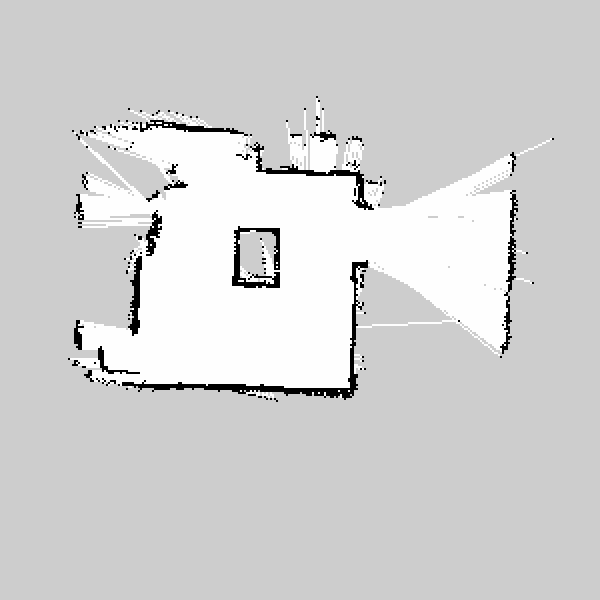
#> input picture scaled_map.pgm, 600 x 600 px
$ jupyter execute --allow-errors ParticleFilter.ipynb   (shell and % lines are left out)
#> lines starting #> are read from the running program, lines starting #| are printed output that depends on the picture; after the words box and inside, x2 and y2 are one past the last pixel; in counts of white or black regions, pixels touching at a corner belong together
### inspercles.py
# coding: utf-8
from random import randint, choice
import time
import matplotlib.pyplot as plt
import matplotlib.patches as mpatches
import numpy as np
import math
import random
from pf import Particle
from nav_msgs.msg import OccupancyGrid
from occupancy_field import OccupancyField
from helper_functions import angle_normalize, angle_diff

particle_size = 7

# [5 lines left out: function convert_to_figure, not called in this run]


def nb_draw_map(mapa_numpy, particles = None, initial_position=False, pose=False, robot=False):
    """
        particles - um conjunto de partículas definidas como objetos do tipo partícula

        initial_position - cor para desenhar a posição inicial do robo

        pose - pose do robo

        robot - booleano que determina se o robô é desenhado como um círculo ou não
    """
    fig, ax = plt.subplots(figsize=(10,10))
    ax.set(xlim=[0, width], ylim=[0, height]) # Or use "ax.axis([x0,x1,y0,y1])"

    fig.canvas.draw()

    #def update():

    plt.imshow(mapa_numpy, cmap='Greys_r')
    if initial_position:
        draw_initial_pose(initial_pose,ax)
    if particles:
        nb_draw_particle_cloud(particles, ax)
    if pose:
        nb_draw_arrow(pose[0], pose[1], pose[2], ax, color='g', width=2, headwidth=6, headlength=6)
    if robot:
        nb_draw_robot(pose, ax, radius=robot_radius)

    return ax # Retornamos o contexto grafico caso queiram fazer algo depois


def draw_initial_pose(pose_xytheta, ax):
    """
        Metodo que desenha a pose inicial
        pose - um array que contem x, y e theta da pose inicial
        ax - um objeto do matplotlib
    """
    x = pose_xytheta[0]
    y = pose_xytheta[1]
    theta = pose_xytheta[2]
    l = 15
    #end_x = x + deltax
    #end_y = y + deltay
    nb_draw_arrow(x, y, theta, ax, l=l, color='r', width=2, headwidth=6, headlength=6)

def nb_draw_arrow(x, y, theta, ax, l = 15, color='y', headwidth=3.0, headlength=3, width=0.001):
    """
        Desenha uma seta na posição x, y com um ângulo theta
        ax é o contexto gráfico

    """
    deltax = l*math.cos(theta)
    deltay = l*math.sin(theta)
    ax.arrow(x, y, deltax, deltay, head_width=headwidth, head_length=headlength, fc=color,  ec=color, width=width)

# [8 lines left out: function nb_draw_particle_cloud, not called in this run]

def normalize_particles(particle_cloud):
    #
    #global particle_cloud
    w_sum = 0
    for p in particle_cloud:
        w_sum+=p.w
    for p in particle_cloud:
        p.normalize(w_sum)

def update_robot_pose(particle_cloud, W):
    """
        O objetivo deste item é fornecer uma estimativa da pose do robo

        Pode-se escolher como isto é feito.

        Por exemplo:
            Usar a média de todas as partículas
            Usar as partículas mais provaveis
    """
    robot_pose = [0, 0, 0]
    return robot_pose

def nb_initialize_particle_cloud(xy_theta=None):
    """ Initialize the particle cloud.
        Arguments
        xy_theta: a triple consisting of the mean x, y, and theta (yaw) to initialize the
                  particle cloud around.  """
    if xy_theta == None:
        #xy_theta = convert_pose_to_xy_and_theta(.odom_pose.pose)
        pass
    global particle_cloud
    # TODO create particles
    particle_cloud = nb_create_particles(initial_pose)

    normalize_particles(particle_cloud)
    update_robot_pose(particle_cloud, np.ones(len(particle_cloud)))
    return particle_cloud

def nb_create_particles(pose, var_x = 50, var_y = 50, var_theta = math.pi/3, num=30):
    """
        Cria num particulas
        situadas no intervalo x - var_x a x + var_x, y - var_x at'e y + var_y e theta - var_theta a theta + var_theta
    """
    particle_cloud = []
    s = pose
    for i in range(num):
        x = random.uniform(s[0] - var_x, s[0] + var_x)
        y = random.uniform(s[1] - var_x, s[1] + var_y)
        theta = random.uniform(s[2] - var_theta, s[2] + var_theta)
        p = Particle(x, y, theta, w=1.0) # A prob. w vai ser normalizada depois
        particle_cloud.append(p)
    return particle_cloud

def nb_draw_robot(position, ax, radius=10):
    """
        Desenha um círculo com uma seta para se passar pelo robô
    """
    from matplotlib.patches import Circle
    circle = Circle((position[0], position[1]), radius, facecolor='none',
                    edgecolor=(0.0, 0.8, 0.2), linewidth=2, alpha=0.7)
    ax.add_patch(circle)

# [40 lines left out: functions nb_create_ros_map, nb_interp, nb_cria_occupancy_field_image, not called in this run]


def nb_outside_image(x, y, img):
    if x > img.shape[1] or x < 0:
        return True
    if y > img.shape[0] or y < 0:
        return True

def nb_found_obstacle(x, y, x0, y0, img):
    gray_value = 1.0 - img[x][y]/255.0
    if gray_value > free_thresh and gray_value < occupied_thresh:
        return math.sqrt( (x0 - x)**2 + (y0 - y)**2 )


def nb_find_discrete_line_versor(xa, ya, angle):
    """
        Encontra a direção para a qual o sensor laser do robô no ângulo angle aponta
    """
    m = math.tan(angle)
    delta = 50.0 # arbitrario
    xd = xa + delta*math.cos(angle)
    yd = ya + delta*math.sin(angle)
    deltay = yd - ya
    deltax = xd - xa
    v = [deltax, deltay]
    length = math.sqrt(deltax**2 + deltay**2)
    versor = [deltax/delta, deltay/delta]
    # Um pouco ineficiente mas 'garante' que nao pularemos celulas
    for i in range(len(versor)):
        versor[i]*=0.6
    return versor


def nb_simulate_lidar(robot_pose, angles, img):
    """
        Simula a leitura `real` do LIDAR supondo que o robot esteja na robot_pose e com sensores nos angulos angles

        Nao e' necessario fazer isso em seu projeto

        retorna uma lista de pontos de intersecao ou -1 se o sensor nao ler nada naquele angulo

    """
    a = angles.copy()
    theta = 2 # para ficar mais intuitivo

    #robot_pose[theta] = angle_normalize(robot_pose[theta])

    lidar_results = {}

    result_img = np.zeros(img.shape)
    result_img.fill(255) # Deixamos tudo branco

    x0 = robot_pose[0]
    y0 = robot_pose[1]

    # Se o robô simulado (que pode ser uma partícula) já estiver fora da imagem, retornamos zero
    if nb_outside_image(int(x0), int(y0), img):
    	for a in angles:
    		lidar_results[a] = 0

    	return lidar_results, result_img


    for angulo in a:
        # Faz o angulo ser relativo ao robo
        ang = robot_pose[theta]+angulo
        #print("Angle ", ang)
        xa, ya = x0, y0
        x = xa
        y = ya
        vers = nb_find_discrete_line_versor(xa, ya, ang)
        #print("vers ", ang, "  " , vers)

        while (True):
            result_img[int(y), int(x)] = 0 # Marcamos o raio na imagem y,x porque numpy e' linha, coluna
            if nb_outside_image(int(x), int(y), img):
                # A imagem acabou, nao achamos nada
                lidar_results[angulo] = 0
                print("Outside at ",x ,"  ",y, "  for angle ", ang)
                break
            dist = nb_found_obstacle(int(y), int(x), y0, x0, img)
            if dist > -1:
                # Achamos alguma coisa
                lidar_results[angulo] = dist
                #print("Hit for ",x,  "  ",y, "  for angle ", ang)
                break
            # Keep going if none of the "ifs" has been triggered
            x += vers[0]
            y += vers[1]

            if y > img.shape[0] or x > img.shape[1]:
                break


    return lidar_results, result_img

### pf.py
#!/usr/bin/env python

"""
    Originally based on Olin's Paul Ruvolo's CompRobo 15:
    https://github.com/paulruvolo/comprobo15/

"""


import math
import time

import numpy as np
from numpy.random import random_sample
from sklearn.neighbors import NearestNeighbors
from occupancy_field import OccupancyField

from helper_functions import (convert_pose_inverse_transform,
                              convert_translation_rotation_to_pose,
                              convert_pose_to_xy_and_theta,
                              angle_diff)

from copy import deepcopy

class Particle(object):
    """ Represents a hypothesis (particle) of the robot's pose consisting of x,y and theta (yaw)
        Attributes:
            x: the x-coordinate of the hypothesis relative to the map frame
            y: the y-coordinate of the hypothesis relative ot the map frame
            theta: the yaw of the hypothesis relative to the map frame
            w: the particle weight (the class does not ensure that particle weights are normalized
    """

    def __init__(self,x=0.0,y=0.0,theta=0.0,w=1.0):
        """ Construct a new Particle
            x: the x-coordinate of the hypothesis relative to the map frame
            y: the y-coordinate of the hypothesis relative ot the map frame
            theta: the yaw of the hypothesis relative to the map frame
            w: the particle weight (the class does not ensure that particle weights are normalized """
        self.w = w
        self.theta = theta
        self.x = x
        self.y = y

    # [4 lines left out: function as_pose, not called in this run]

    # TODO: define additional helper functions if needed
    def normalize(self, Z):
        """ Ajusta o peso da particula usando o fator de normalizacao (Z) """
        self.w /= Z

    # [25 lines left out: functions weighted_values, draw_random_sample, not called in this run]

### ParticleFilter.ipynb
# Filtro de partículas

Cada partícula vai ser representada por uma lista [x,y,theta]

Trabalhe com 2 listas:

	S = []  # Vai conter as n partículas

	W = [] # Pesos das partículas

	n_part = # Número de partículas

# Atividades

1. Crie uma função que gere n partículas aleatórias distribuidas uniformemente dentro de uma área minx, miny, maxx, maxy (passados como parâmetros)

	Devolve uma lista com n partículas

2. Descubra como desenhar as n partículas (analise o módulo inspercles)

3. Faça o desenho das partículas

4. Crie uma lista para simular os movimentos do robô

5. Crie uma função que aplica um deslocamento [delta_x, delta_y, delta_theta] com um desvio padrão [std_x, std_y, std_theta] a todas as partículas

6. Desenhe as partículas após o deslocamento

7. Descubra como calcular $P(D|H)$ analisando o Python Notebook. A função que traça os raios está no modulo inspercles

Programe a aplicação da equação que está na pág. 853 do livro do Norvig $$P(z_t | x_t) = \alpha \prod_{j}^M{e^{\frac{-(z_j - \hat{z_j})}{2\sigma^2}}}$$

Ou seja, para cada raio estimado $\hat{z_j}$ e leitura real $z_j$ calcule a probabilidade daquele raio ter acontecido dado que a posição do robô fosse de fato a da partícula

8. Usando os resultados de 7 calcule $P(H|D)$ e insira numa lista de probabilidades das partículas

9. Reamostre as partículas de forma proporcional à probabilidade

[cell 1]
from random import randint, choice
import time
import matplotlib.pyplot as plt
import matplotlib.patches as mpatches
import numpy as np
import math
import random
from pf import Particle
from nav_msgs.msg import OccupancyGrid
from occupancy_field import OccupancyField
from helper_functions import angle_normalize, angle_diff


import sys
import os
os.getcwd()
import sys
sys.path.append(os.getcwd())


import inspercles
reload(inspercles)

[cell 2]
# Dados do arquivo mapa.yaml

resolution = 0.020000
origin =  [-5.000000, -5.000000, 0.000000]
occupied_thresh = 0.65
free_thresh =  0.196

inspercles.free_thresh = free_thresh
inspercles.occupied_thresh = occupied_thresh
inspercles.origin = origin
inspercles.resolution = resolution

[cell 3]
from PIL import Image as PilImage
pil_image = PilImage.open("scaled_map.pgm", 'r')
#> pil_image is the input picture: PIL image 600x600 L; min 0, max 254, mean 210.4
np_image = np.asarray(pil_image)

particle_size = 10

#import matplotlib_render as plotmap


back_color = "black"
colors     = ['red', 'green', 'cyan', 'yellow']
width, height = 480, 480

inspercles.width = 480
inspercles.height = 480


initial_pose = [200, 200, math.pi/8] # Posicao inicial considerada para o pf
inspercles.initial_pose = initial_pose
pose = [330, 220, math.radians(90)] # posicao "verdadeira" do robo
inspercles.pose = pose
robot_radius=10   # Raio do robo
inspercles.robot_radius = robot_radius


# Os angulos em que o robo simulado vai ter sensores
angles = np.linspace(0.0, 2*math.pi, num=8)

particle_cloud = []

## Mapa com posicao inicial

[cell 4]
inspercles.nb_draw_map(np_image)

[cell 5]
# Inicializa as particulas
inspercles.nb_initialize_particle_cloud()

[cell 6]
inspercles.nb_draw_map(np_image, particles = particle_cloud, initial_position = initial_pose, pose=pose, robot=True)
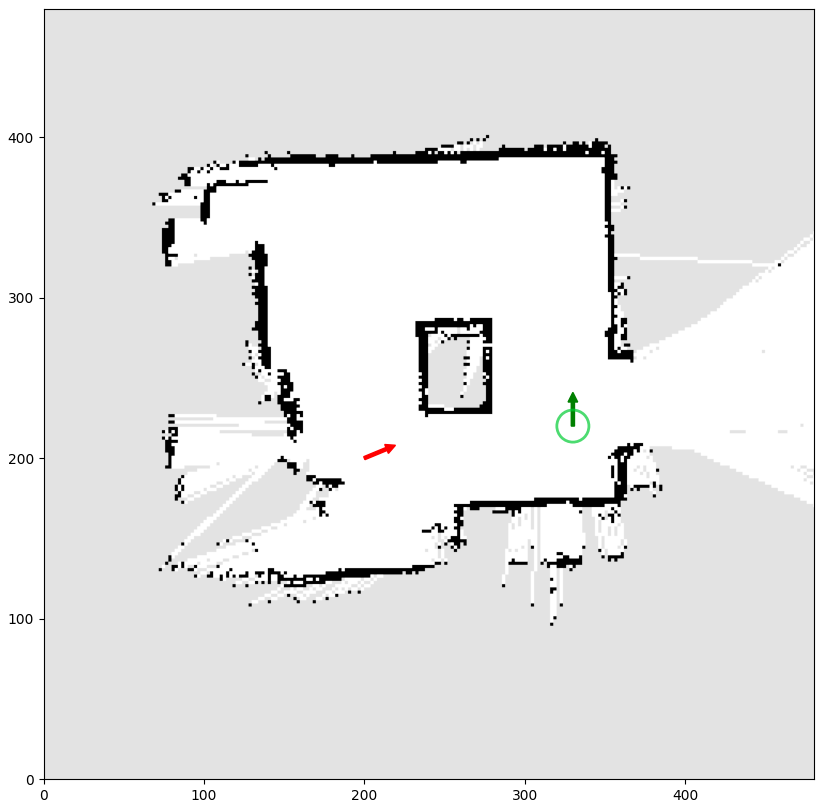
#> figure drawn by matplotlib, 1 panel

[cell 7]
angles

# Simulacao da imagem do laser

Para simular a leitura **real** do robo, use *nb_simulate_lidar* passando a posicao do robo, os angulos do sensor e a np_image com o mapa

#> (a cell that did not finish here is left out)

#> in nb_simulate_lidar, `result_img.fill(255)`: result_img: shape (600, 600) float64; every value is 255
#> the loop in nb_simulate_lidar, `for angulo in a:` made 1 pass
#> after the loop in nb_simulate_lidar, `for angulo in a:`:
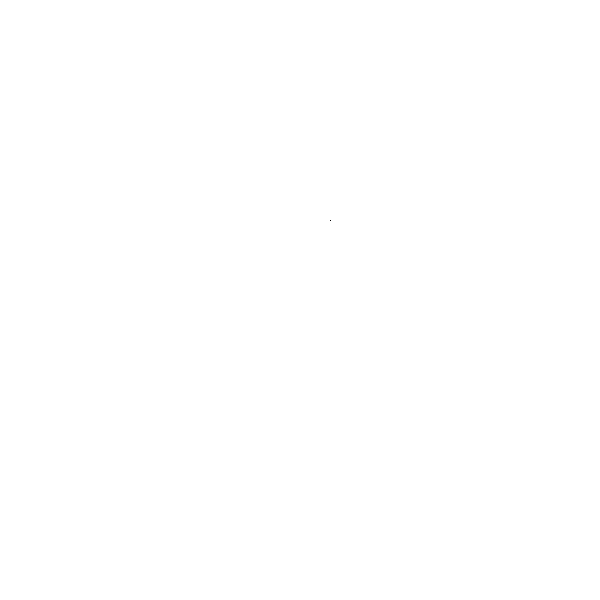
#> result_img: shape (600, 600) float64; 100% white; black in thin lines or dots, all inside (x1, y1, x2, y2) = (330, 220, 331, 221)
#> after the loop in nb_simulate_lidar, `for angulo in a:`: lidar_results = 0 items

[cell 9]
ax = inspercles.nb_draw_map(np_image)
#> (the rest of this cell did not finish here and is left out)

As leituras serao retornadas pela simulacao do lidar. Sao armazenadas na forma de um dicionario com angulo: valor da leitura

#> (a cell that did not finish here is left out)

# Laser simulado sobre occupancy field

[cell 11]
pose[1]=200
pose[2] = math.radians(180)

[cell 12]
ax = inspercles.nb_draw_map(np_image, pose=pose, robot=True)
#ax.imshow(occupancy_image, alpha=0.2)
ax.imshow(np_image, alpha=0.5)
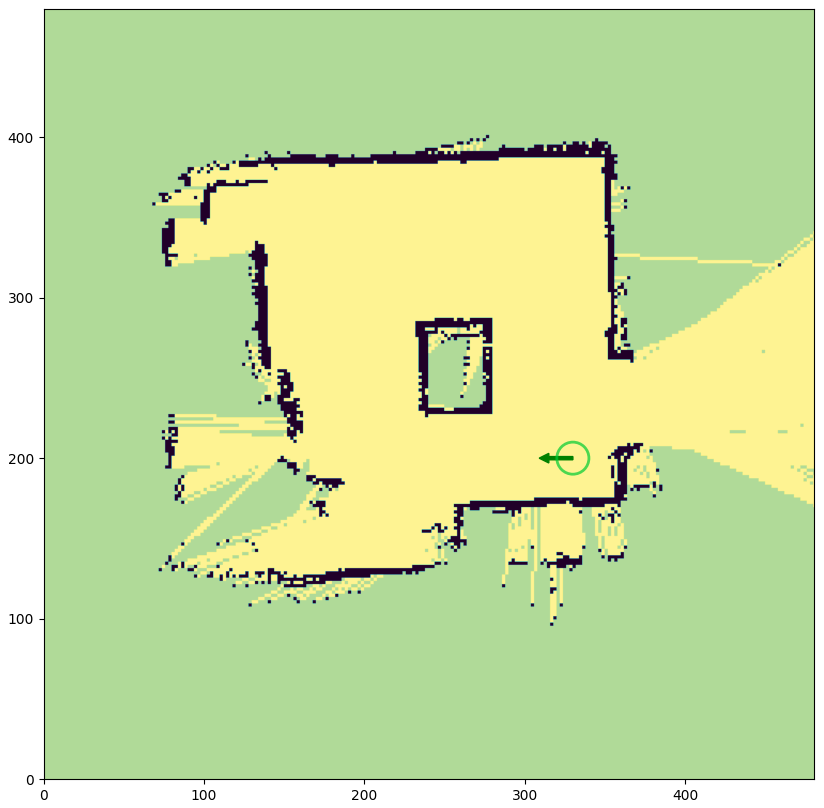
#> figure drawn by matplotlib, 1 panel

#> (a cell that did not finish here is left out)

#> after the loop in nb_simulate_lidar, `for angulo in a:`: result_img: shape (600, 600) float64; 100% white; black in thin lines or dots, all inside (x1, y1, x2, y2) = (330, 200, 331, 201)

#> (a cell that did not finish here is left out)

[cell 15]
ax = inspercles.nb_draw_map(np_image, pose=pose, robot=True, particles=particle_cloud)
#ax.imshow(occupancy_image, alpha=0.2)
#> (the rest of this cell did not finish here and is left out)

## Teste de animacao

[cell 16]
# Coloque nesta lista os deslocamentos do robo

movimentos = [[-10, -10, 0], [-10, 10, 0], [-10,0,0], [-10, 0, 0],
              [0,0,math.pi/12.0], [0, 0, math.pi/12.0], [0, 0, math.pi/12],[0,0,-math.pi/4],
              [-5, 0, 0],[-5,0,0], [-5,0,0], [-10,0,0],[-10,0,0], [-10,0,0],[-10,0,0],[-10,0,0],[-15,0,0],
              [0,0,-math.pi/4],[0, 10, 0], [0,10,0], [0, 10, 0], [0,10,0], [0,0,math.pi/8], [0,10,0], [0,10,0],
              [0,10,0], [0,10,0], [0,10,0],[0,10,0],
              [0,0,-math.radians(90)],
              [math.cos(math.pi/3)*10, math.sin(math.pi/3),0],[math.cos(math.pi/3)*10, math.sin(math.pi/3),0],[math.cos(math.pi/3)*10, math.sin(math.pi/3),0],
              [math.cos(math.pi/3)*10, math.sin(math.pi/3),0]

              ]

[cell 17]
plt.ioff() # Desliga o modo interativo, para nao aparecerem muitas imagens no meio

frames = 1

#> (the rest of this cell did not finish here and is left out)

Para gerar os gifs e' preciso ter o pacote *imagemagick*

O imagemagick pode ser obtido com o seguinte comando:
    sudo apt-get install imagemagick

Agora vamos invocar na linha de comando o seguinte comando:
    convert -delay 10 -loop 1 anim*png animated.gif

Este comando criou um arquivo chamado *animated.fig*, que leremos abaixo:


Infelizmente o IPython Notebook 2 nao parece exibir animacoes em Gif por default, mas voce pode abrir o arquivo no diretorio de trabalho e devera'  ve-lo.

## Sugestao de atividade:

Coloque os seguintes passos num loop:

- Mova o robo alterando a variavel *pose*

- Atualize as particulas com odometria

- Calcule a verossimilanca das particulas

- Reamostre as particulas

Use as funcoes de plot abundantemente ao longo do desenvolvimento
